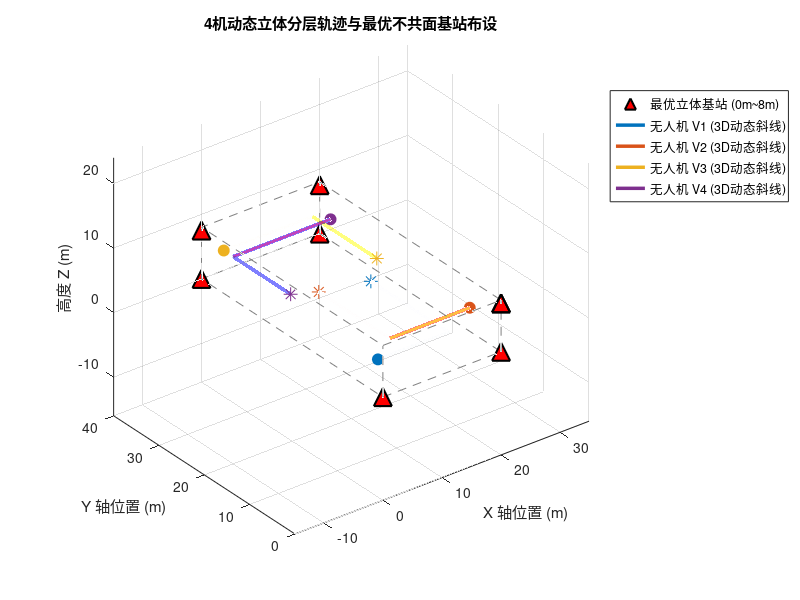

Here is the MATLAB script that generated this plot:
% generate_data_3D.m 
% 3D多车 UWB/IMU 协同定位仿真数据生成脚本
% 空间范围：20m x 40m x 8m (高度严格控制在 2m ~ 7m)

clc; clear; close all;

%% 1. 全局参数设置与保存路径
F_imu = 100;                % 想要生成的 IMU 频率 (Hz)，例如 100 或 10
F_uwb = 10;                 % 想要生成的 UWB 频率 (Hz)，例如 10 或 1

dt_imu = 1 / F_imu;        % 自动计算 IMU 采样步长
dt_uwb = 1 / F_uwb;        % 自动计算 UWB 采样步长

uwb_downsample_factor = round(dt_uwb / dt_imu); 
if mod(dt_uwb, dt_imu) ~= 0
    error('警告：UWB 采样周期必须是 IMU 采样周期的整数倍！');
end

t_end = 300;                % 运行时间 300秒
N_steps = round(t_end / dt_imu) + 1; % 30001 个采样点
Vehicle_num = 4;            % 车辆数量
Anchor_num = 8;             % 基站数量

% 基站高度在 0~8m 范围内实现非对称立体最大化错落

% 18个最优立体基站总表（严格按照你原代码的递增拓扑顺序排列）
all_anchors_pool = [
     0,  0, 0;      % 1  (4基站基础)
    20,  0, 7.5;    % 2
    20, 40, 0;      % 3
     0, 40, 7.5;    % 4
     0, 40, 0;      % 5  (5基站新增)
    20,  0, 7.5;    % 6  (6基站新增)
    20, 40, 7.5;    % 7  (7基站新增)
    20,  0, 0;      % 8  (8基站新增)
     0, 20, 0;      % 9  (9基站新增)
    20, 20, 0;      % 10 (10基站新增)
     0, 20, 7.5;    % 11 (11基站新增)
    20, 20, 7.5;    % 12 (12基站新增)
    20, 30, 7.5;    % 13 (13基站新增)
     0, 10, 0;      % 14 (14基站新增)
    20, 30, 0;      % 15 (15基站新增)
     0, 30, 7.5;    % 16 (16基站新增)
     0, 30, 0;      % 17 (17基站新增)
    20, 33, 0;      % 18 (18基站新增)
    10, 0, 7.5;     % 19 (19基站新增)
    10, 0, 0;       % 20 (20基站新增)
];

if Anchor_num > size(all_anchors_pool, 1) || Anchor_num < 4
    error('输入的 Anchor_num 超出预设范围，请检查！');
end
anchors = all_anchors_pool(1:Anchor_num, :);

% 保存路径
save_dir = 'E:\SE3_MLKF_Project\Data'; 
trajectories_mat_name = sprintf('Trj_data_Veh%d_Anc%d_3D_1.mat', Vehicle_num, Anchor_num);
   
% 噪声参数
IMU_noise_params.sigma_na = 0.03;      
IMU_noise_params.sigma_nw = 0.003;     
IMU_noise_params.sigma_ba = 0.001;     
IMU_noise_params.sigma_bw = 0.0001;    
UWB_noise_params.sigma_anc = 0.3;     
UWB_noise_params.sigma_rel = 0.3;  


%% 2. 独立车辆动力学规划 (3秒平滑原地转弯 + 持续三维斜线飞行)
% 初始状态规划：[X, Y, Z, 初始速率, 初始航向角]
% 高度均限制在 2m ~ 7m 范围内，各自占据不同的起始高度层
init_configs = [
    3,   5,  2.5,  0.10,  0;      % V1: 低空层(2.5m)， 偏南，朝东，后续北转
   17,   3,  6.5,  0.10,  pi;     % V2: 高空层(6.5m)， 偏南，朝西，后续北转
    3,  39,  3.8,  0.10,  0;      % V3: 中低层(3.8m)， 偏北，朝东，后续南转
   18,  35,  5.2,  0.10,  pi;     % V4: 中高层(5.2m)， 偏北，朝西，后续南转
];

trajectories = struct();
for n = 1:Vehicle_num
    v_name = sprintf('V%d', n);
    cfg = init_configs(n, :);
    
    P_true = zeros(N_steps, 3);
    V_true = zeros(N_steps, 3);
    A_true = zeros(N_steps, 3);
    Theta_true = zeros(N_steps, 1);
    
    % 初始条件
    P_true(1, :) = cfg(1:3);
    v_mag = cfg(4);
    th_curr = cfg(5);
    V_true(1, :) = [v_mag * cos(th_curr), v_mag * sin(th_curr), 0];
    Theta_true(1) = th_curr;
    
    % 计算转弯过渡段的时间窗
    t_turn_start = 120 + (n-1)*15; % 错开转弯时间：V1:120s, V2:135s, V3:150s, V4:165s
    t_turn_end = t_turn_start + 3;
    
    for k = 2:N_steps
        t = (k-1) * dt_imu;
        a_curr = [0; 0; 0]; % 默认 Z 轴加速度全程为 0
        th_curr = Theta_true(k-1);
        
        switch n
            case 1  % V1: 高度恒定 2.5m。东行巡航 -> 120s时原地左转 -> 向北巡航
                if t < t_turn_start
                    th_curr = 0; a_curr = [0; 0; 0];
                elseif t >= t_turn_start && t <= t_turn_end
                    a_curr = [0; 0; 0]; V_true(k-1, 1:2) = 0; % 原地转弯，水平速度置零
                    th_curr = 0 + (pi/2)/3 * (t - t_turn_start); % 3秒平滑左转90度(朝北)
                elseif t > t_turn_end && t <= t_turn_end + 10
                    th_curr = pi/2; a_curr = [0; 0.01; 0]; % 转弯后水平加速 10s 恢复航速
                else
                    th_curr = pi/2; a_curr = [0; 0; 0];    % 匀速北行
                end
                
            case 2  % V2: 高度恒定 6.5m。西行巡航 -> 135s时原地右转 -> 向北巡航
                if t < t_turn_start
                    th_curr = pi; a_curr = [0; 0; 0];
                elseif t >= t_turn_start && t <= t_turn_end
                    a_curr = [0; 0; 0]; V_true(k-1, 1:2) = 0;
                    th_curr = pi - (pi/2)/3 * (t - t_turn_start); % 3秒平滑右转90度(朝北)
                elseif t > t_turn_end && t <= t_turn_end + 10
                    th_curr = pi/2; a_curr = [0; 0.01; 0]; % 转弯后水平加速 10s
                else
                    th_curr = pi/2; a_curr = [0; 0; 0];
                end
                
            case 3  % V3: 高度恒定 3.8m。东行巡航 -> 150s时原地右转 -> 向南巡航
                if t < t_turn_start
                    th_curr = 0; a_curr = [0; 0; 0];
                elseif t >= t_turn_start && t <= t_turn_end
                    a_curr = [0; 0; 0]; V_true(k-1, 1:2) = 0;
                    th_curr = 0 - (pi/2)/3 * (t - t_turn_start); % 3秒平滑右转90度(朝南)
                elseif t > t_turn_end && t <= t_turn_end + 10
                    th_curr = -pi/2; a_curr = [0; -0.01; 0]; % 转弯后水平加速 10s
                else
                    th_curr = -pi/2; a_curr = [0; 0; 0];
                end
                
            case 4  % V4: 高度恒定 5.2m。西行巡航 -> 165s时原地左转 -> 向南巡航
                if t < t_turn_start
                    th_curr = pi; a_curr = [0; 0; 0];
                elseif t >= t_turn_start && t <= t_turn_end
                    a_curr = [0; 0; 0]; V_true(k-1, 1:2) = 0;
                    th_curr = pi + (pi/2)/3 * (t - t_turn_start); % 3秒平滑左转90度(朝南)
                elseif t > t_turn_end && t <= t_turn_end + 10
                    th_curr = 3*pi/2; a_curr = [0; -0.01; 0]; % 转弯后水平加速 10s
                else
                    th_curr = 3*pi/2; a_curr = [0; 0; 0];
                end
        end
        
        % 严格物理积分更新
        A_true(k-1, :) = a_curr';
        V_true(k, :)   = V_true(k-1, :) + A_true(k-1, :) * dt_imu;
        P_true(k, :)   = P_true(k-1, :) + V_true(k-1, :) * dt_imu + 0.5 * A_true(k-1, :) * dt_imu^2;
        Theta_true(k)  = th_curr;
    end
    A_true(end, :) = [0, 0, 0];



    % 保存真值分量
    trajectories.(v_name).Time_true = (0:dt_imu:t_end)';
    trajectories.(v_name).X_true = P_true(:, 1);
    trajectories.(v_name).Y_true = P_true(:, 2);
    trajectories.(v_name).Z_true = P_true(:, 3);
    trajectories.(v_name).Vx_true = V_true(:, 1);
    trajectories.(v_name).Vy_true = V_true(:, 2);
    trajectories.(v_name).Vz_true = V_true(:, 3);
    trajectories.(v_name).Theta_true = Theta_true;
    
    % 旋转矩阵序列 R_true
    R_true = zeros(3, 3, N_steps);
    for k = 1:N_steps
        th = Theta_true(k);
        R_true(:, :, k) = [
            cos(th), -sin(th), 0;
            sin(th),  cos(th), 0;
            0,        0,       1
        ];
    end
    trajectories.(v_name).R_true = R_true;
end

%% 3. 生成含有零偏与白噪声的 100Hz 3D IMU 测量信号
for n = 1:Vehicle_num
    v_name = sprintf('V%d', n);
    veh = trajectories.(v_name);
    
    % 计算理想 3D 角速度
    theta_unwrapped = unwrap(veh.Theta_true);
    wz_true = gradient(theta_unwrapped, dt_imu);
    omega_body_ideal = [zeros(N_steps, 2), wz_true];
    
    % 计算理想特定力：f = R^T * (a - g)
    a_body_ideal = zeros(N_steps, 3);
    g_vec = [0; 0; -9.81];
    for k = 1:N_steps
        R_k = veh.R_true(:, :, k);
        a_world = [A_true(k, 1); A_true(k, 2); A_true(k, 3)];
        a_body_ideal(k, :) = (R_k' * (a_world - g_vec))';
    end
    
    % 模拟高保真零偏游走
    ba_init = (rand(1, 3) - 0.5) * 0.1;    
    bw_init = (rand(1, 3) - 0.5) * 0.01;
    b_a = ba_init + cumsum(randn(N_steps, 3) * IMU_noise_params.sigma_ba * sqrt(dt_imu), 1);
    b_w = bw_init + cumsum(randn(N_steps, 3) * IMU_noise_params.sigma_bw * sqrt(dt_imu), 1);
    
    % 叠加噪声
    acc_noise = randn(N_steps, 3) * IMU_noise_params.sigma_na;
    gyro_noise = randn(N_steps, 3) * IMU_noise_params.sigma_nw;
    
    acc_m = a_body_ideal + b_a + acc_noise;
    gyro_m = omega_body_ideal + b_w + gyro_noise;
    
    % 保存 IMU 数据
    trajectories.(v_name).IMU_Time = veh.Time_true;
    trajectories.(v_name).IMU_acc_m = acc_m;
    trajectories.(v_name).IMU_gyro_m = gyro_m;
    trajectories.(v_name).IMU_bias_a_true = b_a;
    trajectories.(v_name).IMU_bias_w_true = b_w;
end

%% 4. 生成 10Hz 同步 UWB 测距信号
idx_uwb = 1:uwb_downsample_factor:N_steps;
t_uwb = trajectories.V1.Time_true(idx_uwb);
N_uwb = length(t_uwb);
pos_true_uwb = zeros(N_uwb, 3, Vehicle_num);
for n = 1:Vehicle_num
    v_name = sprintf('V%d', n);
    pos_true_uwb(:, 1, n) = trajectories.(v_name).X_true(idx_uwb);
    pos_true_uwb(:, 2, n) = trajectories.(v_name).Y_true(idx_uwb);
    pos_true_uwb(:, 3, n) = trajectories.(v_name).Z_true(idx_uwb);
end
for n = 1:Vehicle_num
    v_name = sprintf('V%d', n);
    
    % A. UWB 基站 3D 测距
    UWB_Anchor = zeros(N_uwb, 1 + Anchor_num);
    UWB_Anchor(:, 1) = t_uwb;
    for a_idx = 1:Anchor_num
        dx = pos_true_uwb(:, 1, n) - anchors(a_idx, 1);
        dy = pos_true_uwb(:, 2, n) - anchors(a_idx, 2);
        dz = pos_true_uwb(:, 3, n) - anchors(a_idx, 3);
        dist_true = sqrt(dx.^2 + dy.^2 + dz.^2);
        
        UWB_Anchor(:, 1 + a_idx) = dist_true + randn(N_uwb, 1) * UWB_noise_params.sigma_anc;
    end
    trajectories.(v_name).UWB_Anchor = UWB_Anchor;
    
    % B. UWB 3D 车间相对测距
    UWB_Relative = zeros(N_uwb, 1 + Vehicle_num);
    UWB_Relative(:, 1) = t_uwb;
    for j = 1:Vehicle_num
        if n == j
            UWB_Relative(:, 1 + j) = NaN;
        else
            dx = pos_true_uwb(:, 1, n) - pos_true_uwb(:, 1, j);
            dy = pos_true_uwb(:, 2, n) - pos_true_uwb(:, 2, j);
            dz = pos_true_uwb(:, 3, n) - pos_true_uwb(:, 3, j);
            dist_true = sqrt(dx.^2 + dy.^2 + dz.^2);
            
            UWB_Relative(:, 1 + j) = dist_true + randn(N_uwb, 1) * UWB_noise_params.sigma_rel;
        end
    end
    trajectories.(v_name).UWB_Relative = UWB_Relative;
end

%% 5. 轨迹可视化 (三维立体作图以确认高度不共面)
figure('Name', 'Multi-Agent 最优 3D 协同定位拓扑轨迹', 'Position', [100, 100, 850, 650]);
hold on; grid on; axis equal;
xlabel('X 轴位置 (m)'); ylabel('Y 轴位置 (m)'); zlabel('高度 Z (m)');
title('4机动态立体分层轨迹与最优不共面基站布设');

% 绘制边界立体框
line([0, 20, 20, 0, 0], [0, 0, 40, 40, 0], [0, 0, 0, 0, 0], 'Color', [0.5,0.5,0.5], 'LineStyle', '--');
line([0, 20, 20, 0, 0], [0, 0, 40, 40, 0], [8, 8, 8, 8, 8], 'Color', [0.5,0.5,0.5], 'LineStyle', '--');
for corner = [0, 20]
    for side = [0, 40]
        line([corner, corner], [side, side], [0, 8], 'Color', [0.5,0.5,0.5], 'LineStyle', '--');
    end
end

% 绘制最优不共面基站
h_anchor = plot3(anchors(:,1), anchors(:,2), anchors(:,3), '^', 'MarkerSize', 13, ...
    'MarkerFaceColor', 'r', 'MarkerEdgeColor', 'k', 'LineWidth', 1.5, 'DisplayName', '最优立体基站 (0m~8m)');

colors = lines(Vehicle_num);
h_traj = zeros(1, Vehicle_num);
for n = 1:Vehicle_num
    v_data = trajectories.(sprintf('V%d', n));
    h_traj(n) = plot3(v_data.X_true, v_data.Y_true, v_data.Z_true, 'Color', colors(n,:), 'LineWidth', 2.5, ...
        'DisplayName', sprintf('无人机 V%d (3D动态斜线)', n));
    
    % 标记起始点和终点
    plot3(v_data.X_true(1), v_data.Y_true(1), v_data.Z_true(1), 'o', 'MarkerSize', 8, 'MarkerFaceColor', colors(n,:), 'Color', colors(n,:));
    plot3(v_data.X_true(end), v_data.Y_true(end), v_data.Z_true(end), '*', 'MarkerSize', 10, 'Color', colors(n,:));
end
view(3); 
legend([h_anchor, h_traj], 'Location', 'northeastoutside');
hold off;

%% 6. 数据保存
if ~exist(save_dir, 'dir')
    mkdir(save_dir);
end
save_path = fullfile(save_dir, trajectories_mat_name);
save(save_path, 'trajectories', 'anchors', 'IMU_noise_params', 'UWB_noise_params', 'Vehicle_num', 'Anchor_num');
fprintf('CMLKF 优化版 3D 仿真数据生成成功，已保存至：%s\n', save_path);
